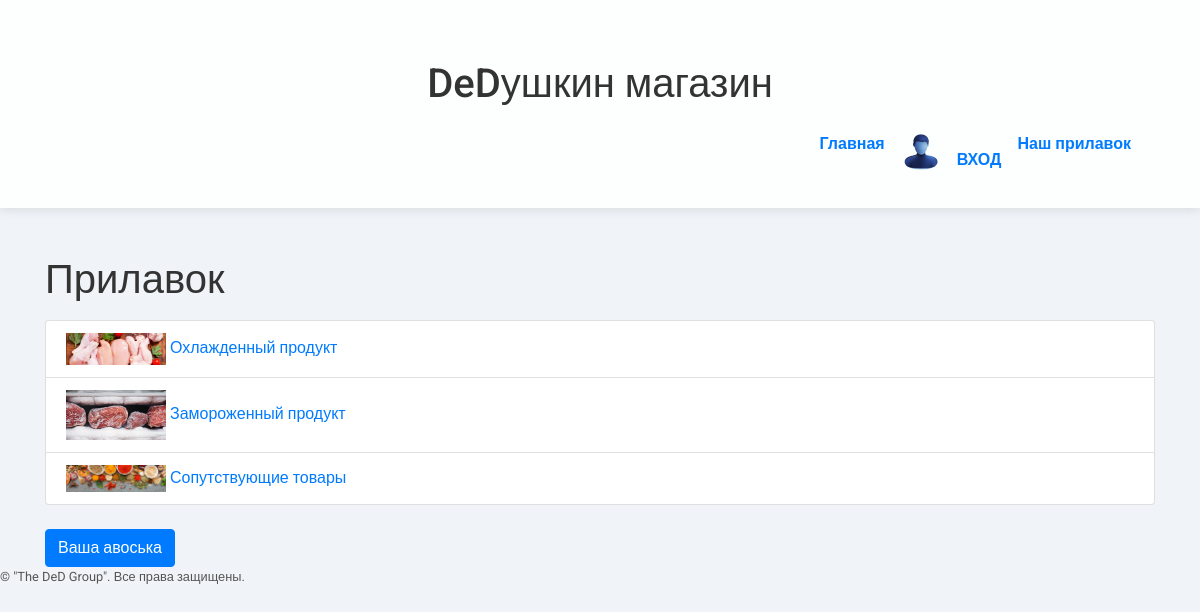
Page /categories/ on the committed database.
### myshop_dj/models.py (models this page shows, shortened)
class Category(models.Model):
    name = models.CharField(max_length=100)
    description = models.TextField(blank=True, null=True)
    image = models.ImageField(upload_to='categories/', null=True, blank=True)  # Поле для хранения изображений

### myshop_dj/views.py (the view)
# urls.py: path('categories/', category_list, name='category_list'),
def category_list(request):
    categories = Category.objects.all()  # Извлечение всех категорий из базы данных
    return render(request, 'myshop_dj/category_list.html', {'categories': categories})

### templates/myshop_dj/category_list.html (shortened to what this page needs)
{% extends 'myshop_dj/base.html' %}
{% load static %}
{% block content %}
    <h1 class="mt-5">Прилавок</h1>
    <ul class="list-group mt-3">
        {% for category in categories %}
            <li class="list-group-item">
                <a href="{% url 'category_detail' category.pk %}">
                    <img src="{{ category.image.url }}" alt="{{ category.name }}" style="width: 100px; height: auto;">
                    {{ category.name }}
                </a>
            </li>
        {% empty %}
            <li class="list-group-item">Нет доступных категорий.</li>
        {% endfor %}
    </ul>
    <div class="d-flex justify-content-between mt-4">
        <a href="{% url 'cart_view' %}" class="btn btn-primary">Ваша авоська</a>
    </div>
{% endblock %}

### templates/myshop_dj/base.html (style rules this page uses)
body { font-family: 'Roboto', sans-serif; background: #f0f4f8; color: #333; }

### rows in the picture
Category: image (picture), name "Охлажденный продукт"
Category: image (picture), name "Замороженный продукт"
Category: image (picture), name "Сопутствующие товары"
